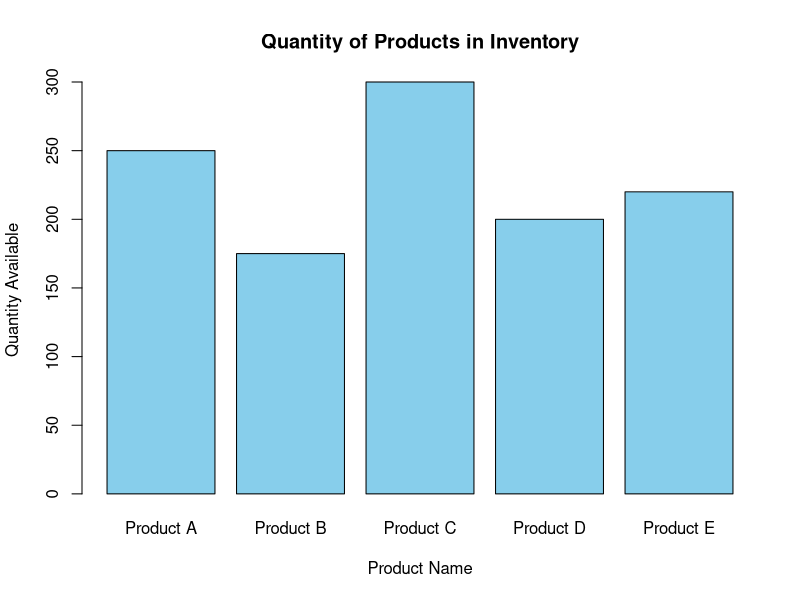
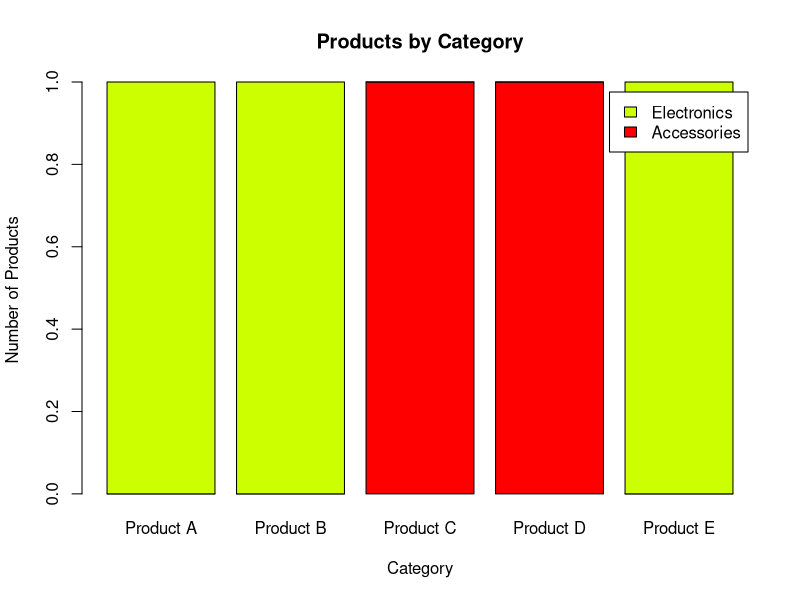
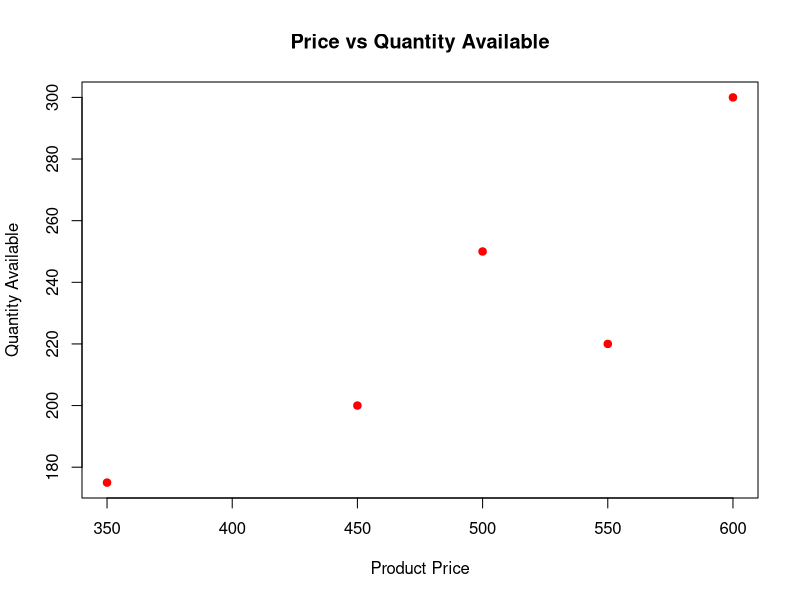

Source code (R) for these figures, in order:
#=========================================
# SET 4: Product Inventory Management
#=========================================

# Create Dataset
product <- data.frame(
  ProductID = c(1,2,3,4,5),
  ProductName = c("Product A","Product B","Product C","Product D","Product E"),
  QuantityAvailable = c(250,175,300,200,220),
  Category = c("Electronics","Electronics","Accessories","Accessories","Electronics"),
  Price = c(500,350,600,450,550)
)

print(product)

#=========================================
# Task 1: Bar Chart
#=========================================

barplot(product$QuantityAvailable,
        names.arg = product$ProductName,
        col = "skyblue",
        main = "Quantity of Products in Inventory",
        xlab = "Product Name",
        ylab = "Quantity Available")

#=========================================
# Task 2: Stacked Bar Chart
#=========================================

inventory <- table(product$Category,
                   product$ProductName)

barplot(inventory,
        main = "Products by Category",
        xlab = "Category",
        ylab = "Number of Products",
        col = rainbow(5),
        legend.text = TRUE)

#=========================================
# Task 3: Scatter Plot
#=========================================

plot(product$Price,
     product$QuantityAvailable,
     pch = 19,
     col = "red",
     main = "Price vs Quantity Available",
     xlab = "Product Price",
     ylab = "Quantity Available")

#=========================================
# Scatter Plot Insight
#=========================================

cat("\nScatter Plot Insight:\n")
cat("The scatter plot shows the relationship between product price and quantity available.\n")
cat("Higher-priced products may have higher or lower quantities.\n")
cat("This dataset does not show a strong correlation between price and quantity.\n")

#=========================================
# Save Dataset for Tableau
#=========================================

write.csv(product, "product_inventory.csv", row.names = FALSE)

cat("\nDataset saved as product_inventory.csv\n")
